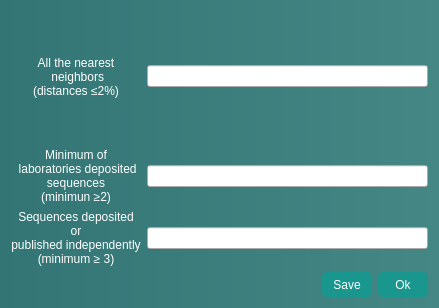
<?xml version="1.0" encoding="UTF-8"?>
<ui version="4.0">
 <class>GradingOptionsDialog</class>
 <widget class="QDialog" name="GradingOptionsDialog">
  <property name="geometry">
   <rect>
    <x>0</x>
    <y>0</y>
    <width>439</width>
    <height>308</height>
   </rect>
  </property>
  <property name="windowTitle">
   <string>Grading Options</string>
  </property>
  <property name="styleSheet">
   <string notr="true">QDialog#GradingOptionsDialog{
background:qlineargradient(spread:pad, x1:0, y1:0.511364, x2:1, y2:0.511364, stop:0 rgba(50, 117, 116,255) , stop:1 rgba(69, 135, 133,255) )
}</string>
  </property>
  <layout class="QGridLayout" name="gridLayout">
   <item row="3" column="0" colspan="2">
    <layout class="QHBoxLayout" name="horizontalLayout_4">
     <item>
      <spacer name="horizontalSpacer">
       <property name="orientation">
        <enum>Qt::Horizontal</enum>
       </property>
       <property name="sizeHint" stdset="0">
        <size>
         <width>40</width>
         <height>20</height>
        </size>
       </property>
      </spacer>
     </item>
     <item>
      <widget class="QPushButton" name="save_options_button">
       <property name="minimumSize">
        <size>
         <width>50</width>
         <height>25</height>
        </size>
       </property>
       <property name="styleSheet">
        <string notr="true">QPushButton#save_options_button{
color:white;
background:rgb(25, 150, 141);
border-color:rgb(25, 150, 141);
border-radius: 5px;
height: 25px
}

QPushButton#save_options_button:hover
{
color:(220, 223, 223);
background:rgb(21, 156, 143);
border-color:rgb(21, 156, 143);
border-radius: 5px;
height: 25px
}

QPushButton#save_options_button:pressed
{
color:rgb(211, 213, 213);
background:rgb(16, 117, 107);
border-color:rgb(16, 117, 107);
border-radius: 5px;
height: 25px
}</string>
       </property>
       <property name="text">
        <string>Save</string>
       </property>
      </widget>
     </item>
     <item>
      <widget class="QPushButton" name="ok_button">
       <property name="minimumSize">
        <size>
         <width>50</width>
         <height>25</height>
        </size>
       </property>
       <property name="styleSheet">
        <string notr="true">QPushButton#ok_button{
color:white;
background:rgb(25, 150, 141);
border-color:rgb(25, 150, 141);
border-radius: 5px;
height: 25px
}

QPushButton#ok_button:hover
{
color:(220, 223, 223);
background:rgb(21, 156, 143);
border-color:rgb(21, 156, 143);
border-radius: 5px;
height: 25px
}

QPushButton#sok_button:pressed
{
color:rgb(211, 213, 213);
background:rgb(16, 117, 107);
border-color:rgb(16, 117, 107);
border-radius: 5px;
height: 25px
}</string>
       </property>
       <property name="text">
        <string>Ok</string>
       </property>
      </widget>
     </item>
    </layout>
   </item>
   <item row="0" column="0">
    <widget class="QLabel" name="max_dist_label">
     <property name="sizePolicy">
      <sizepolicy hsizetype="Minimum" vsizetype="Expanding">
       <horstretch>0</horstretch>
       <verstretch>0</verstretch>
      </sizepolicy>
     </property>
     <property name="styleSheet">
      <string notr="true">color: white</string>
     </property>
     <property name="text">
      <string>All the nearest
 neighbors 
(distances ≤2%)</string>
     </property>
     <property name="alignment">
      <set>Qt::AlignCenter</set>
     </property>
    </widget>
   </item>
   <item row="1" column="0">
    <widget class="QLabel" name="min_lab_label">
     <property name="sizePolicy">
      <sizepolicy hsizetype="Minimum" vsizetype="Preferred">
       <horstretch>0</horstretch>
       <verstretch>0</verstretch>
      </sizepolicy>
     </property>
     <property name="styleSheet">
      <string notr="true">color:white</string>
     </property>
     <property name="text">
      <string>Minimum of 
 laboratories deposited 
sequences
(minimun ≥2)</string>
     </property>
     <property name="alignment">
      <set>Qt::AlignCenter</set>
     </property>
    </widget>
   </item>
   <item row="2" column="0">
    <widget class="QLabel" name="min_sequences_label">
     <property name="sizePolicy">
      <sizepolicy hsizetype="Minimum" vsizetype="Preferred">
       <horstretch>0</horstretch>
       <verstretch>0</verstretch>
      </sizepolicy>
     </property>
     <property name="styleSheet">
      <string notr="true">color:white
</string>
     </property>
     <property name="text">
      <string>Sequences deposited 
or
published independently
(minimum ≥ 3)</string>
     </property>
     <property name="alignment">
      <set>Qt::AlignCenter</set>
     </property>
    </widget>
   </item>
   <item row="0" column="1">
    <widget class="QLineEdit" name="max_dist_text">
     <property name="sizePolicy">
      <sizepolicy hsizetype="MinimumExpanding" vsizetype="Fixed">
       <horstretch>0</horstretch>
       <verstretch>0</verstretch>
      </sizepolicy>
     </property>
    </widget>
   </item>
   <item row="1" column="1">
    <widget class="QLineEdit" name="min_lab_text"/>
   </item>
   <item row="2" column="1">
    <widget class="QLineEdit" name="min_sequences_text"/>
   </item>
  </layout>
 </widget>
 <resources/>
 <connections/>
</ui>
